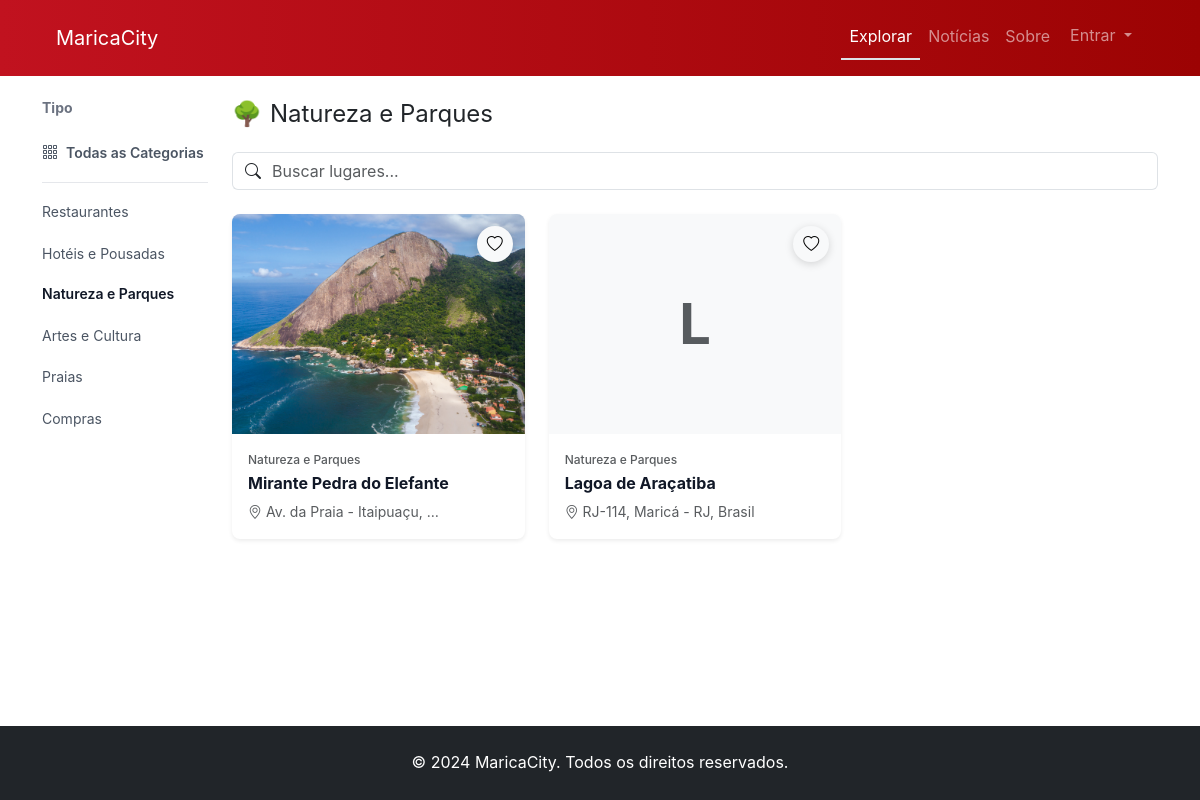
/explore/category/natureza-parques/, run on the app's committed database.
### apps/explore/models.py (models this page shows, shortened)
class Category(models.Model):
    name = models.CharField(max_length=100, unique=True, help_text="Nome da categoria")
    slug = models.SlugField(
        max_length=100, unique=True, help_text="Identificador amigável para URL"
    )
    description = models.TextField(blank=True, help_text="Descrição da categoria")
    icon = models.CharField(
        max_length=50, blank=True, help_text="Classe do ícone ou emoji para a categoria"
    )
    is_active = models.BooleanField(
        default=True, help_text="Se a categoria está atualmente ativa"
    )
    display_order = models.IntegerField(
        default=0,
        help_text="Ordem em que a categoria aparece (números menores primeiro)",
    )
    created_at = models.DateTimeField(auto_now_add=True)
    updated_at = models.DateTimeField(auto_now=True)
    class Meta:
        ordering = ["display_order", "name"]
        verbose_name = "Categoria"
        verbose_name_plural = "Categorias"
        indexes = [
            models.Index(fields=["is_active", "display_order"]),
            models.Index(fields=["slug"]),
        ]

class Place(models.Model):
    name = models.CharField(max_length=200, help_text="Nome do lugar")
    description = models.TextField(help_text="Descrição detalhada do lugar")
    address = models.TextField(help_text="Endereço completo do lugar")
    latitude = models.DecimalField(
        max_digits=9,
        decimal_places=6,
        null=True,
        blank=True,
        help_text="Coordenada de latitude",
    )
    longitude = models.DecimalField(
        max_digits=9,
        decimal_places=6,
        null=True,
        blank=True,
        help_text="Coordenada de longitude",
    )
    categories = models.ManyToManyField(
        Category,
        related_name="places",
        blank=True,
        help_text="Categorias às quais este lugar pertence",
    )
    created_by = models.ForeignKey(
        settings.AUTH_USER_MODEL,
        on_delete=models.CASCADE,
        related_name="places",
        help_text="Usuário que criou este lugar",
    )
    is_approved = models.BooleanField(
        default=False, help_text="Se o lugar foi aprovado pelo administrador"
    )
    is_active = models.BooleanField(
        default=True, help_text="Se o lugar está atualmente ativo"
    )
    created_at = models.DateTimeField(auto_now_add=True)
    updated_at = models.DateTimeField(auto_now=True)
    class Meta:
        ordering = ["-created_at"]
        verbose_name = "Lugar"
        verbose_name_plural = "Lugares"
        indexes = [
            models.Index(fields=["is_approved", "is_active"]),
            models.Index(fields=["-created_at"]),
        ]
    @property
    def primary_image(self):
        return self.images.filter(is_primary=True).first()

class PlaceImage(models.Model):
    place = models.ForeignKey(
        Place,
        on_delete=models.CASCADE,
        related_name="images",
        help_text="Lugar ao qual esta imagem pertence",
    )
    image = models.ImageField(
        upload_to="places/images/%Y/%m/", help_text="Imagem do lugar"
    )
    caption = models.CharField(
        max_length=200, blank=True, help_text="Legenda ou descrição da imagem"
    )
    is_primary = models.BooleanField(
        default=False, help_text="Se esta é a imagem principal/primária do lugar"
    )
    display_order = models.IntegerField(
        default=0,
        help_text="Ordem em que a imagem aparece na galeria (números menores primeiro)",
    )
    uploaded_at = models.DateTimeField(
        auto_now_add=True, help_text="Quando a imagem foi carregada"
    )
    class Meta:
        ordering = ["display_order", "-uploaded_at"]
        verbose_name = "Imagem do Lugar"
        verbose_name_plural = "Imagens do Lugar"
        indexes = [
            models.Index(fields=["place", "display_order"]),
            models.Index(fields=["place", "is_primary"]),
        ]

### apps/explore/views.py (the view)
# urls.py: path("category/<slug:slug>/", views.category_detail_view, name="category_detail"),
def category_detail_view(request, slug):
    category = get_object_or_404(Category, slug=slug, is_active=True)
    sort_by = request.GET.get("sort", "-created_at")
    valid_sorts = {
        "-created_at": "-created_at",
        "name": "name",
        "-name": "-name",
    }
    sort_order = valid_sorts.get(sort_by, "-created_at")
    places = (
        Place.objects.filter(categories=category, is_approved=True, is_active=True)
        .prefetch_related("images", "categories", "created_by")
        .order_by(sort_order)
    )
    all_categories = Category.objects.filter(is_active=True).order_by("display_order")
    context = {
        "category": category,
        "places": places,
        "all_categories": all_categories,
        "current_sort": sort_by,
    }
    return render(request, "explore/category_detail.html", context)

### apps/core/context_processors.py (called while the page is built, shortened)
def google_oauth(request):
    return {
        "GOOGLE_OAUTH_CLIENT_ID": settings.GOOGLE_OAUTH_CLIENT_ID,
    }

def admin_stats(request):
    return {"pending_places": 0, "draft_news": 0}

### templates/explore/category_detail.html (shortened to what this page needs)
{% extends 'base.html' %}
{% load static %}
{% block extra_css %}
<link rel="stylesheet" href="{% static 'css/pages/explore.css' %}">
{% endblock %}
{% block content %}
{% include 'includes/navbar.html' with active_page='explore' navbar_class='bg-dark' navbar_style='background: linear-gradient(to right, #c1121f, #9c0303) !important;' %}
<div class="container py-4">
  <div class="row">
    <div class="col-md-3 col-lg-2">
      <div class="sidebar-sticky">
        <div class="mb-4">
          <h6 class="fw-bold mb-3" style="font-size: 0.875rem; color: #6b7280;">Tipo</h6>
          <div class="list-group list-group-flush border-0">
            <a href="{% url 'explore:explore' %}" class="list-group-item list-group-item-action border-0 px-0 py-2 mb-2 pb-3 all-categories-link" style="background: transparent; border-bottom: 1px solid #e5e7eb !important;">
              <i class="bi bi-grid-3x3-gap me-2"></i><span style="font-size: 0.875rem; font-weight: 600;">Todas as Categorias</span>
            </a>
            {% for cat in all_categories %}
            <a href="{% url 'explore:category_detail' cat.slug %}"
               class="list-group-item list-group-item-action {% if cat.id == category.id %}active{% endif %} border-0 px-0 py-2" style="background: transparent;">
              <span style="font-size: 0.875rem;">{{ cat.name }}</span>
            </a>
            {% endfor %}
          </div>
        </div>
      </div>
    </div>
    <div class="col-md-9 col-lg-10">
      <div class="d-flex justify-content-between align-items-center mb-4">
        <h1 class="fw-normal mb-0" style="font-size: 1.5rem;">
          {% if category.icon %}<span class="me-2">{{ category.icon }}</span>{% endif %}{{ category.name }}
        </h1>
      </div>
      <div class="mb-4">
        <form method="get" action="">
          <div class="input-group">
            <span class="input-group-text bg-white border-end-0">
              <i class="bi bi-search"></i>
            </span>
            <input type="search" name="q" class="form-control border-start-0 ps-0" placeholder="Buscar lugares..." value="{{ request.GET.q }}" aria-label="Buscar lugares">
          </div>
        </form>
      </div>
  <section>
    {% if places %}
    <div class="row g-4">
      {% for place in places %}
      <div class="col-12 col-md-6 col-lg-4">
        <a href="{% url 'explore:place_detail' place.pk %}" class="text-decoration-none">
          <div class="card place-card h-100 border-0 shadow-sm">
            <div class="position-relative place-card-image-wrapper">
              {% if place.primary_image %}
              <img src="{{ place.primary_image.image.url }}" alt="{{ place.name }}" class="card-img-top place-card-img" loading="lazy">
              {% else %}
              <div class="bg-light text-muted d-flex align-items-center justify-content-center place-card-placeholder">
                <span class="display-4 fw-bold">{{ place.name|first }}</span>
              </div>
              {% endif %}
              <button class="btn btn-light btn-sm rounded-circle position-absolute favorite-btn-overlay favorite-btn"
                      data-place-id="{{ place.pk }}"
                      title="Adicionar aos favoritos"
                      aria-label="Adicionar aos favoritos"
                      onclick="event.preventDefault(); event.stopPropagation();">
                <i class="bi bi-bookmark"></i>
              </button>
            </div>
            <div class="card-body p-3">
              {% if place.categories.exists %}
                {% with place.categories.first as first_category %}
                <p class="text-muted mb-1" style="font-size: 0.75rem; font-weight: 500;">
                  {{ first_category.name }}
                </p>
                {% endwith %}
              {% endif %}
              <h5 class="card-title fw-bold mb-2" style="font-size: 1rem; color: #111827;">{{ place.name }}</h5>
              <p class="text-muted mb-0" style="font-size: 0.875rem;">
                <i class="bi bi-geo-alt"></i> {{ place.address|truncatewords:5 }}
              </p>
            </div>
          </div>
        </a>
      </div>
      {% endfor %}
    </div>
    {% endif %}
  </section>
    </div>
  </div>
</div>
{% endblock %}

### static/css/main.css (style rules this page uses)
:root { --primary-color: #1a1a1a; --secondary-color: #4a4a4a; --accent-color: #e74c3c; --bg-light: #f8f9fa; --bg-dark: #1a1a1a; --text-primary: #212529; --text-secondary: #6c757d; --text-light: #ffffff; --font-primary: -apple-system, BlinkMacSystemFont, 'Segoe UI', Roboto, 'Helvetica Neue', Arial, sans-serif; --font-heading: -apple-system, BlinkMacSystemFont, 'Segoe UI', Roboto, 'Helvetica Neue', Arial, sans-serif; --spacing-xs: 0.5rem; --spacing-sm: 1rem; --spacing-md: 2rem; --spacing-lg: 4rem; --spacing-xl: 6rem; --border-radius-sm: 0; --border-radius-md: 0; --border-radius-lg: 0; --border-radius-xl: 0; --transition-fast: 150ms ease; --transition-normal: 300ms ease; --transition-slow: 500ms ease; --shadow-sm: 0 2px 4px rgba(0, 0, 0, 0.1); --shadow-md: 0 4px 12px rgba(0, 0, 0, 0.15); --shadow-lg: 0 12px 24px rgba(0, 0, 0, 0.2); }
* { margin: 0; padding: 0; box-sizing: border-box; }
html { overflow-y: scroll; -ms-overflow-style: none; scrollbar-width: none; }
body { font-family: var(--font-primary); color: var(--text-primary); line-height: 1.6; -webkit-font-smoothing: antialiased; -moz-osx-font-smoothing: grayscale; overflow-x: hidden; }
h1, h2, h3, h4, h5, h6 { font-family: var(--font-heading); font-weight: 700; line-height: 1.2; margin-bottom: var(--spacing-sm); }
a { text-decoration: none; color: inherit; transition: all var(--transition-fast); }
img { max-width: 100%; height: auto; display: block; transition: transform var(--transition-normal); }
.btn { transition: all var(--transition-fast); }
.card { border: none; border-radius: var(--border-radius-md); overflow: hidden; box-shadow: var(--shadow-sm); }
.bi { transition: transform var(--transition-fast); }
html { scroll-behavior: smooth; }

### static/css/pages/explore.css (style rules this page uses)
.place-card { transition: all 0.2s ease; border-radius: 8px; overflow: hidden; }
.place-card-image-wrapper { overflow: hidden; height: 220px; background: #f3f4f6; }
.place-card-img { height: 220px; width: 100%; object-fit: cover; transition: transform 0.3s ease; }
.place-card-placeholder { height: 220px; }
.favorite-btn-overlay { top: 12px; right: 12px; width: 36px; height: 36px; padding: 0; display: flex; align-items: center; justify-content: center; box-shadow: 0 2px 8px rgba(0, 0, 0, 0.15); z-index: 10; border: none; }
.favorite-btn-overlay i { font-size: 1rem; }
.sidebar-sticky { position: sticky; top: 20px; }
.list-group-item-action { color: #4b5563; transition: color 0.2s ease; }
.list-group-item-action.active { color: #111827; background: transparent !important; font-weight: 600; border: none; }

### data on the page
Category: name "Restaurantes"
Category: name "Hotéis e Pousadas"
Category: name "Natureza e Parques", icon "🌳"
Category: name "Artes e Cultura"
Category: name "Praias"
Category: name "Compras"
Place: primary_image.image (picture), categories.first.name "Natureza e Parques", name "Mirante Pedra do Elefante", address "Av. da Praia - Itaipuaçu, …"
Place: name|first "L", categories.first.name "Natureza e Parques", name "Lagoa de Araçatiba", address "RJ-114, Maricá - RJ, Brasil"
